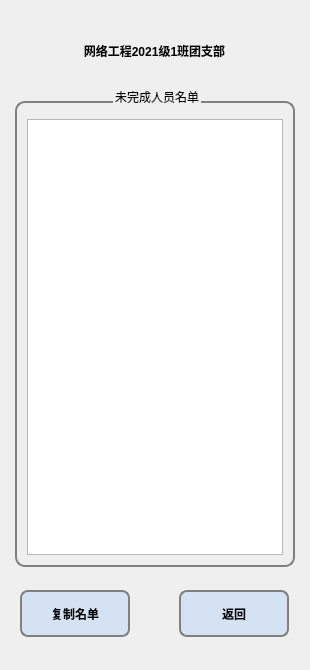
<?xml version="1.0" encoding="UTF-8"?>
<ui version="4.0">
 <class>InCompListWidget</class>
 <widget class="QWidget" name="InCompListWidget">
  <property name="geometry">
   <rect>
    <x>0</x>
    <y>0</y>
    <width>310</width>
    <height>670</height>
   </rect>
  </property>
  <property name="minimumSize">
   <size>
    <width>310</width>
    <height>670</height>
   </size>
  </property>
  <property name="maximumSize">
   <size>
    <width>310</width>
    <height>670</height>
   </size>
  </property>
  <property name="windowTitle">
   <string>Form</string>
  </property>
  <property name="styleSheet">
   <string notr="true">*{
font: 12pt &quot;楷体&quot;;
}
#InCompListWidget
{
background: qlineargradient(x1:0, y1:0, x2:1, y2:0,
                                stop:1 rgb(226,238,243),
                                stop:0 rgb(240,207,214));
}
QPushButton
{
font: 12pt &quot;楷体&quot;;
font-weight:bold;
border-radius:8px;
border:2px solid gray;
background-color: rgba(202, 221, 245,0.7);
height:35;
}
QPushButton:hover
{
font: 13pt &quot;楷体&quot;;
font-weight:bold;
border:2px solid;
background-color: rgb(202, 221, 245);
}</string>
  </property>
  <widget class="QLabel" name="username">
   <property name="geometry">
    <rect>
     <x>-1</x>
     <y>20</y>
     <width>311</width>
     <height>61</height>
    </rect>
   </property>
   <property name="styleSheet">
    <string notr="true">font: 14pt &quot;楷体&quot;;
font-weight:bold;</string>
   </property>
   <property name="text">
    <string>网络工程2021级1班团支部</string>
   </property>
   <property name="alignment">
    <set>Qt::AlignCenter</set>
   </property>
  </widget>
  <widget class="QGroupBox" name="groupBox">
   <property name="geometry">
    <rect>
     <x>15</x>
     <y>90</y>
     <width>280</width>
     <height>477</height>
    </rect>
   </property>
   <property name="styleSheet">
    <string notr="true">QGroupBox{
border:2px solid gray;
border-radius:10px;
margin-top:11px;
}
QGroupBox::title {
      subcontrol-origin: margin;
      subcontrol-position: top;
}</string>
   </property>
   <property name="title">
    <string>未完成人员名单</string>
   </property>
   <property name="alignment">
    <set>Qt::AlignCenter</set>
   </property>
   <layout class="QVBoxLayout" name="verticalLayout">
    <property name="spacing">
     <number>5</number>
    </property>
    <item>
     <widget class="QTextEdit" name="textEdit"/>
    </item>
   </layout>
  </widget>
  <widget class="QPushButton" name="btnCopyList">
   <property name="geometry">
    <rect>
     <x>20</x>
     <y>590</y>
     <width>110</width>
     <height>47</height>
    </rect>
   </property>
   <property name="text">
    <string>复制名单</string>
   </property>
   <property name="shortcut">
    <string>Return</string>
   </property>
  </widget>
  <widget class="QPushButton" name="btnReturn">
   <property name="geometry">
    <rect>
     <x>179</x>
     <y>590</y>
     <width>110</width>
     <height>47</height>
    </rect>
   </property>
   <property name="text">
    <string>返回</string>
   </property>
   <property name="shortcut">
    <string>Esc</string>
   </property>
  </widget>
 </widget>
 <resources/>
 <connections/>
</ui>
